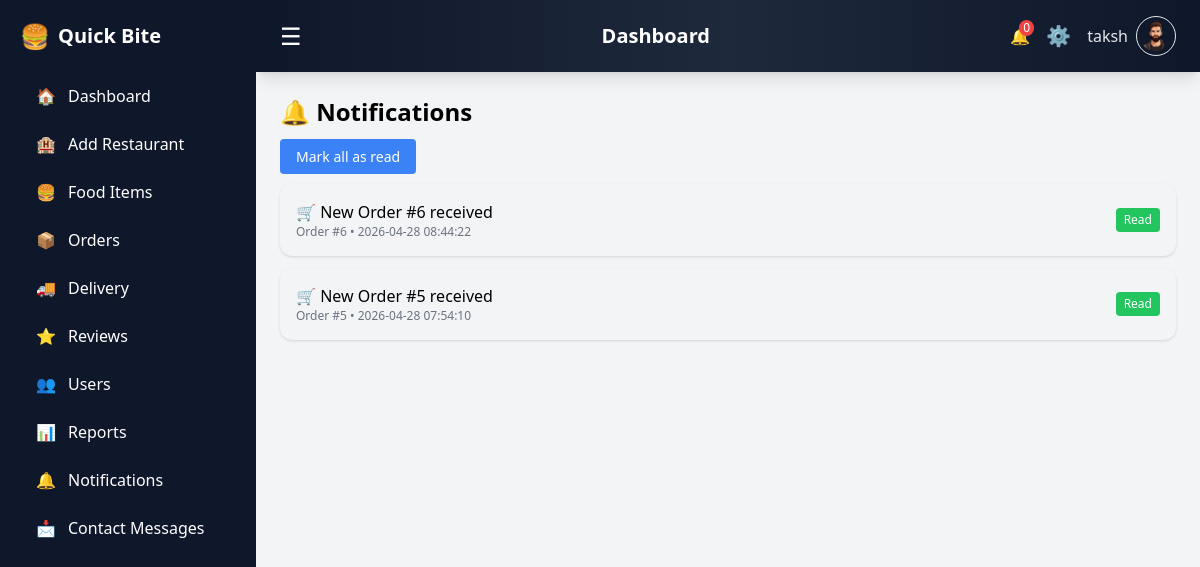
/admin/notifications.php (signed in), run on the app's committed database.
### tables this page shows
CREATE TABLE `admin_notifications` (
  `notification_id` int(11) NOT NULL,
  `order_id` int(11) DEFAULT NULL,
  `admin_id` int(11) DEFAULT NULL,
  `message` text DEFAULT NULL,
  `status` enum('unread','read') DEFAULT 'unread',
  `created_at` timestamp NOT NULL DEFAULT current_timestamp()
);

### admin/notifications.php (the view, shortened to what this page needs)
<?php
include("db.php");
$notifications = mysqli_query($conn, "
SELECT * FROM admin_notifications
ORDER BY notification_id DESC
");
?>
<!DOCTYPE html>
<html>
<head>
<script src="https://cdn.tailwindcss.com"></script>
</head>
<body class="bg-gray-100">
<div class="flex h-screen overflow-hidden">
<?php include("sidebar.php"); ?>
<div id="mainContent" class="flex-1 flex flex-col md:ml-64">
<?php include("navbar.php"); ?>
<main class="p-6 overflow-y-auto">
<h2 class="text-2xl font-bold mb-4">🔔 Notifications</h2>
<a href="?read=1"
class="bg-blue-500 text-white px-4 py-2 rounded text-sm">
Mark all as read
</a>
<div class="mt-4 space-y-3">
<?php while($n = mysqli_fetch_assoc($notifications)){ ?>
<div class="p-4 rounded-xl shadow flex justify-between items-center
<?php echo $n['status']=='unread' ? 'bg-yellow-100' : 'bg-gray-100'; ?>">
<div>
<p class="font-medium"><?php echo $n['message']; ?></p>
<p class="text-xs text-gray-500">
Order #<?php echo $n['order_id']; ?> • <?php echo $n['created_at']; ?>
</p>
</div>
<span class="px-2 py-1 text-xs rounded
<?php echo $n['status']=='unread' ? 'bg-red-500 text-white' : 'bg-green-500 text-white'; ?>">
<?php echo ucfirst($n['status']); ?>
</span>
</div>
<?php } ?>
</div>
</main>
</div>
</div>
</body>
</html>

### data on the page
admin_notifications: message "🛒 New Order #6 received", order "6", created_at "2026-04-28 08:44:22", status "Read"
admin_notifications: message "🛒 New Order #5 received", order "5", created_at "2026-04-28 07:54:10", status "Read"

### other printed values
$_SESSION['admin_name'] "taksh"
